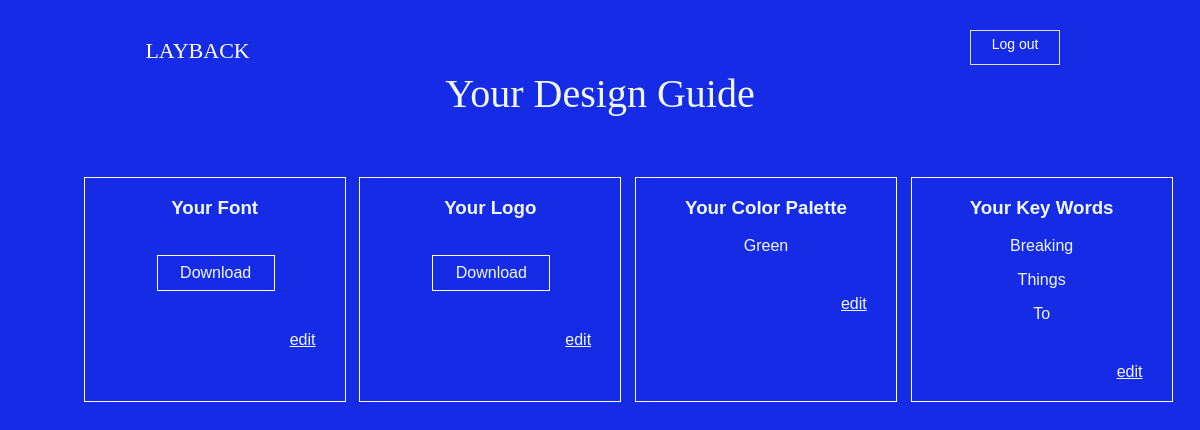
The page /design-guide (signed in) on the database as committed earlier.
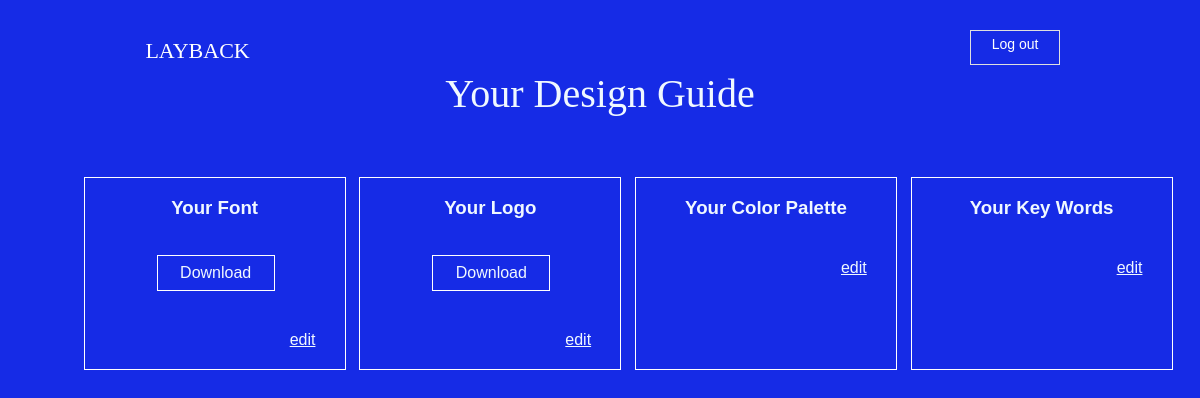
The same page on the database as committed later.
### app/design_elements/models.py (models this page shows)
class Color(db.Model, CRUDMixin):
    id = db.Column(db.Integer, primary_key=True)
    color1 = db.Column(db.String(20), nullable = True)
    color2 = db.Column(db.String(20), nullable = True)
    color3 = db.Column(db.String(20), nullable = True)
    color4 = db.Column(db.String(20), nullable = True)
    color5 = db.Column(db.String(20), nullable = True)
    color6 = db.Column(db.String(20), nullable = True)
    designguide_id = db.Column(db.Integer, db.ForeignKey('designguide.id'), nullable = True)

class Keyword(db.Model, CRUDMixin):
    id = db.Column(db.Integer, primary_key=True)
    keyword1 = db.Column(db.String(80), nullable = True)
    keyword2 = db.Column(db.String(80), nullable = True)
    keyword3 = db.Column(db.String(80), nullable = True)
    keyword4 = db.Column(db.String(80), nullable = True)
    keyword5 = db.Column(db.String(80), nullable = True)
    keyword6 = db.Column(db.String(80), nullable = True)
    designguide_id = db.Column(db.Integer, db.ForeignKey('designguide.id'), nullable = True)

### app/design_guides/routes.py (the view)
@blueprint.route('/design-guide')
@login_required
def design_guide():
  try:
    logo = Logo.query.filter_by(designguide_id = current_user.id)
    font = Font.query.filter_by(designguide_id = current_user.id)
    colors = Color.query.filter_by(designguide_id = current_user.id)
    keywords = Keyword.query.filter_by(designguide_id = current_user.id)
    user = User.query.filter_by(designguide_id = current_user.id)
    return render_template('design_guide/index.html', logos = logo, fonts = font, colors = colors, keywords = keywords, user = user)
  except:
    return render_template('design_guide/index.html',
    error = 'An error occurred while processing your Design Guide. Please make sure to enter valid data.'
    )

### app/extensions/authentication.py (called while the page is built)
@login_manager.user_loader
def load_user(user_id):
    return User.query.get(user_id)

### app/templates/design_guide/index.html (shortened to what this page needs)
{% extends 'base.html' %}
{% block head %}
      <link rel = "stylesheet" href= "/static/css/main.css">
{% endblock %}
{% block body %}
<div class = 'DG_Title'>
      <h1>Your Design Guide</h1>
</div>
<div class = 'dg_content'>
      <div class = 'your_element'>
            <h3>Your Font</h3>
            <br>
            <a class = 'download' href="/font/download" download="{{user.name}}'s_font">Download</a>
            <div class = 'edit'>
                  <a href="/elements/update/font">edit</a>
            </div>
      </div>
      <div class = 'your_element'>
            <h3>Your Logo</h3>
            <br>
            <a class = 'download' href="/logo/download" download="{{user.name}}'s_logo">Download</a>
            <div class = 'edit'>
                  <a href="/elements/update/logo">edit</a>
            </div>
      </div>
      <div class = 'your_element'>
            <h3>Your Color Palette</h3>
            {% for color in colors %}
            <p>{{color.color4}}</p>
            {% endfor %}
            <div class = 'edit'>
                  <a href="/elements/update/color_palette" >edit</a>
            </div>
      </div>
      <div class = 'your_element'>
            <h3>Your Key Words</h3>
            {% for keyword in keywords %}
            <p>{{keyword.keyword1}}</p>
            <p>{{keyword.keyword2}}</p>
            <p>{{keyword.keyword3}}</p>
            {% endfor %}
            <div class = 'edit'>
                  <a href="/elements/update/keywords">edit</a>
            </div>
      </div>
</div>
{% endblock %}

### app/templates/base.html (shortened to what this page needs)
<!DOCTYPE html>
<html lang="en">
  <head>
      {% block head %}{% endblock %}
  </head>
  <body leftmargin="0" topmargin="0" rightmargin="0" bottommargin="0" marginwidth="0" marginheight="0">
    <div class = 'header'>
        <div class = "title">
            <a href="/">
              LAYBACK
            </a>
        </div>
        {% if current_user.is_authenticated %}
        <div class = 'sign_in'>
          <a href="{{ url_for('users.logout') }}">Log out</a>
        </div>
        {% endif %}
    </div>
      {% block body %}
      {% endblock %}
  </body>
</html

### app/static/css/main.css (style rules this page uses)
html { background-color: rgb(22, 43, 230); background-position: 0px 0px; font-family: Helvetica, Arial; color:aliceblue }
a { color:aliceblue; text-decoration: none; }
.header { padding: 20px; padding-top: 30px; height: 40px; display: flex; margin-left: 115px; }
.title a { font-family: Elisavaresearch; font-size: 22px; color: white; position: relative; top: 8px; }
.header .sign_in a { background-color: rgb(22, 43, 230); }
.sign_in a { position: absolute; text-align: center; text-justify: center; font-family: Helvetica, sans-serif; font-size: 14px; color: white; right: 140px; background-color: rgb(0, 16, 139); border:1px solid rgb(223, 223, 223); transition: all 0.3s ease-in-out 0s; cursor: pointer; outline: none; padding: 5px; min-width: 78px; min-height: 23px; }
::placeholder { color: rgb(223, 223, 223); }
.dg_content { display:flex; justify-content: space-evenly; flex-wrap: wrap; margin-top: 5%; margin-left: 70px; }
.DG_Title h1 { margin-top: -20px; font-size: 40px; text-align: center; font-family: elisavaresearch; font-weight: normal; }
.your_element>* { display: block; }
.edit { margin-top: 40px; text-decoration: underline; margin-left: 165px; }
.your_element { width: 180px; border: 1px solid rgb(255, 255, 255); padding-left: 40px; padding-right: 40px; padding-bottom: 20px; }
.your_element h3, .your_element p, .your_element a { text-align: center; }
.download { width: 100px; border: 1px solid rgb(255, 255, 255); padding: 8px; margin-left: 32px; }
@media screen and (max-width: 1200px) { .header a { margin-left: 10%; } }

Rows that differ between the two databases and show on the page:
removed Color: color4 "Green"
removed Keyword: keyword1 "Breaking", keyword2 "Things", keyword3 "To"
